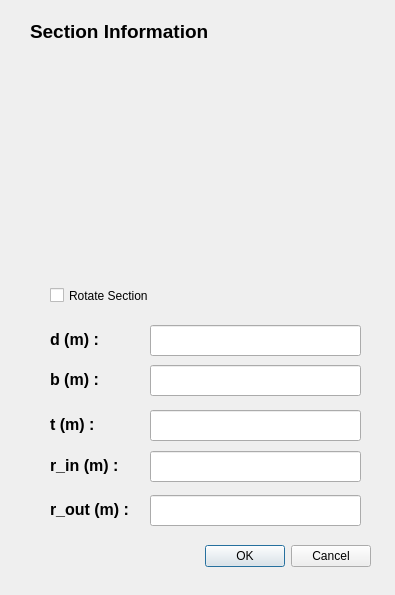
<?xml version="1.0" encoding="UTF-8"?>
<ui version="4.0">
 <class>I_section_Dialog</class>
 <widget class="QDialog" name="I_section_Dialog">
  <property name="geometry">
   <rect>
    <x>0</x>
    <y>0</y>
    <width>395</width>
    <height>595</height>
   </rect>
  </property>
  <property name="windowTitle">
   <string>Dialog</string>
  </property>
  <widget class="QDialogButtonBox" name="buttonBox">
   <property name="geometry">
    <rect>
     <x>170</x>
     <y>540</y>
     <width>201</width>
     <height>32</height>
    </rect>
   </property>
   <property name="orientation">
    <enum>Qt::Horizontal</enum>
   </property>
   <property name="standardButtons">
    <set>QDialogButtonBox::Cancel|QDialogButtonBox::Ok</set>
   </property>
  </widget>
  <widget class="QLabel" name="label_2">
   <property name="geometry">
    <rect>
     <x>30</x>
     <y>20</y>
     <width>341</width>
     <height>20</height>
    </rect>
   </property>
   <property name="text">
    <string>&lt;html&gt;&lt;head/&gt;&lt;body&gt;&lt;p&gt;&lt;span style=&quot; font-size:14pt; font-weight:600;&quot;&gt;Section Information&lt;/span&gt;&lt;/p&gt;&lt;/body&gt;&lt;/html&gt;</string>
   </property>
  </widget>
  <widget class="QLabel" name="label_5">
   <property name="geometry">
    <rect>
     <x>50</x>
     <y>330</y>
     <width>91</width>
     <height>20</height>
    </rect>
   </property>
   <property name="text">
    <string>&lt;html&gt;&lt;head/&gt;&lt;body&gt;&lt;p&gt;&lt;span style=&quot; font-size:12pt; font-weight:600;&quot;&gt;d (m) : &lt;/span&gt;&lt;/p&gt;&lt;/body&gt;&lt;/html&gt;</string>
   </property>
  </widget>
  <widget class="QLineEdit" name="d_input">
   <property name="geometry">
    <rect>
     <x>150</x>
     <y>325</y>
     <width>211</width>
     <height>31</height>
    </rect>
   </property>
  </widget>
  <widget class="QLabel" name="label_7">
   <property name="geometry">
    <rect>
     <x>80</x>
     <y>40</y>
     <width>271</width>
     <height>231</height>
    </rect>
   </property>
   <property name="whatsThis">
    <string>&lt;html&gt;&lt;head/&gt;&lt;body&gt;&lt;p&gt;&lt;img src=&quot;:/I_section.JPG&quot;/&gt;&lt;/p&gt;&lt;/body&gt;&lt;/html&gt;</string>
   </property>
   <property name="text">
    <string>&lt;html&gt;&lt;head/&gt;&lt;body&gt;&lt;p&gt;&lt;img src=&quot;:/hollow_box_section.JPG&quot; width=&quot;240&quot; height=&quot;200&quot;/&gt;&lt;/p&gt;&lt;/body&gt;&lt;/html&gt;</string>
   </property>
  </widget>
  <widget class="QLabel" name="label_6">
   <property name="geometry">
    <rect>
     <x>50</x>
     <y>370</y>
     <width>91</width>
     <height>20</height>
    </rect>
   </property>
   <property name="text">
    <string>&lt;html&gt;&lt;head/&gt;&lt;body&gt;&lt;p&gt;&lt;span style=&quot; font-size:12pt; font-weight:600;&quot;&gt;b (m) : &lt;/span&gt;&lt;/p&gt;&lt;/body&gt;&lt;/html&gt;</string>
   </property>
  </widget>
  <widget class="QLineEdit" name="b_input">
   <property name="geometry">
    <rect>
     <x>150</x>
     <y>365</y>
     <width>211</width>
     <height>31</height>
    </rect>
   </property>
  </widget>
  <widget class="QLabel" name="label_8">
   <property name="geometry">
    <rect>
     <x>50</x>
     <y>415</y>
     <width>91</width>
     <height>20</height>
    </rect>
   </property>
   <property name="text">
    <string>&lt;html&gt;&lt;head/&gt;&lt;body&gt;&lt;p&gt;&lt;span style=&quot; font-size:12pt; font-weight:600;&quot;&gt;t (m) : &lt;/span&gt;&lt;/p&gt;&lt;/body&gt;&lt;/html&gt;</string>
   </property>
  </widget>
  <widget class="QLineEdit" name="t_input">
   <property name="geometry">
    <rect>
     <x>150</x>
     <y>410</y>
     <width>211</width>
     <height>31</height>
    </rect>
   </property>
  </widget>
  <widget class="QLineEdit" name="tw_input">
   <property name="geometry">
    <rect>
     <x>150</x>
     <y>451</y>
     <width>211</width>
     <height>31</height>
    </rect>
   </property>
  </widget>
  <widget class="QLabel" name="label_9">
   <property name="geometry">
    <rect>
     <x>50</x>
     <y>456</y>
     <width>91</width>
     <height>20</height>
    </rect>
   </property>
   <property name="text">
    <string>&lt;html&gt;&lt;head/&gt;&lt;body&gt;&lt;p&gt;&lt;span style=&quot; font-size:12pt; font-weight:600;&quot;&gt;r_in (m) : &lt;/span&gt;&lt;/p&gt;&lt;/body&gt;&lt;/html&gt;</string>
   </property>
  </widget>
  <widget class="QLabel" name="label_10">
   <property name="geometry">
    <rect>
     <x>50</x>
     <y>500</y>
     <width>91</width>
     <height>20</height>
    </rect>
   </property>
   <property name="text">
    <string>&lt;html&gt;&lt;head/&gt;&lt;body&gt;&lt;p&gt;&lt;span style=&quot; font-size:12pt; font-weight:600;&quot;&gt;r_out (m) : &lt;/span&gt;&lt;/p&gt;&lt;/body&gt;&lt;/html&gt;</string>
   </property>
  </widget>
  <widget class="QLineEdit" name="r_input">
   <property name="geometry">
    <rect>
     <x>150</x>
     <y>495</y>
     <width>211</width>
     <height>31</height>
    </rect>
   </property>
  </widget>
  <widget class="QCheckBox" name="rotate_check">
   <property name="geometry">
    <rect>
     <x>50</x>
     <y>280</y>
     <width>181</width>
     <height>31</height>
    </rect>
   </property>
   <property name="text">
    <string>Rotate Section</string>
   </property>
  </widget>
 </widget>
 <resources>
  <include location="section.qrc"/>
 </resources>
 <connections>
  <connection>
   <sender>buttonBox</sender>
   <signal>accepted()</signal>
   <receiver>I_section_Dialog</receiver>
   <slot>accept()</slot>
   <hints>
    <hint type="sourcelabel">
     <x>248</x>
     <y>254</y>
    </hint>
    <hint type="destinationlabel">
     <x>157</x>
     <y>274</y>
    </hint>
   </hints>
  </connection>
  <connection>
   <sender>buttonBox</sender>
   <signal>rejected()</signal>
   <receiver>I_section_Dialog</receiver>
   <slot>reject()</slot>
   <hints>
    <hint type="sourcelabel">
     <x>316</x>
     <y>260</y>
    </hint>
    <hint type="destinationlabel">
     <x>286</x>
     <y>274</y>
    </hint>
   </hints>
  </connection>
 </connections>
</ui>
